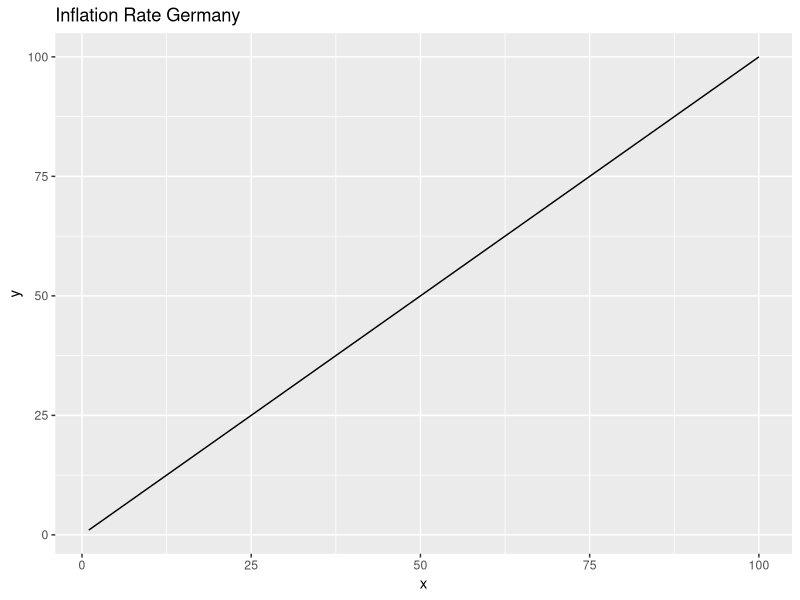

Here is the R script that generated this plot: (Note: this script raises an error after producing the figure.)
library(ggplot2)
library(tidyr)
library(dplyr)

##mock plot erstellen 

# erzeugt plot und weist UI zu 
#output$inflation_germany <- renderPlot({
  x <- 1:100
  y <- 1:100
  df <- data.frame(x = x, y = y)
  
  ggplot(data = df, mapping = aes(x = x, y = y)) +
    geom_line() +
    ggtitle("Inflation Rate Germany")
#})
  
  
############Inflation USA, Deutschland, China, Japan DATA

df_inflation <- read.csv("data/annual_infation.csv") 

df_inflation <- df_inflation[-c(5:9), ] #überflüssige rows löschen

df_inflation <- df_inflation %>% 
  pivot_longer(
    cols = starts_with("X"),
    names_to = "Year",
    names_prefix = "X",
    values_to = "Inflation"
  ) %>% 
  select(-Series.Name) %>% 
  rename(
    "Country" = "Country.Name" 
  )

############### PLOT INFLATION 

output$inflation_plot <- renderPlot({
  
  ggplot(data = df_inflation, mapping = aes(x = as.numeric(Year), y = Inflation, colour = Country)) +
    geom_line(size = 1) +
    labs(
      title = "Inflation Rate Over Time",
      subtitle = "Annual Consumer Price Inflation",
      x = "Year",
      y = "Inflation Rate (%)"
    ) +
    theme_classic() +
    theme(
      plot.title = element_text(face = "bold", size = 16),
      plot.subtitle = element_text(size = 12),
      legend.position = "bottom"
    )
})














  
  



  
